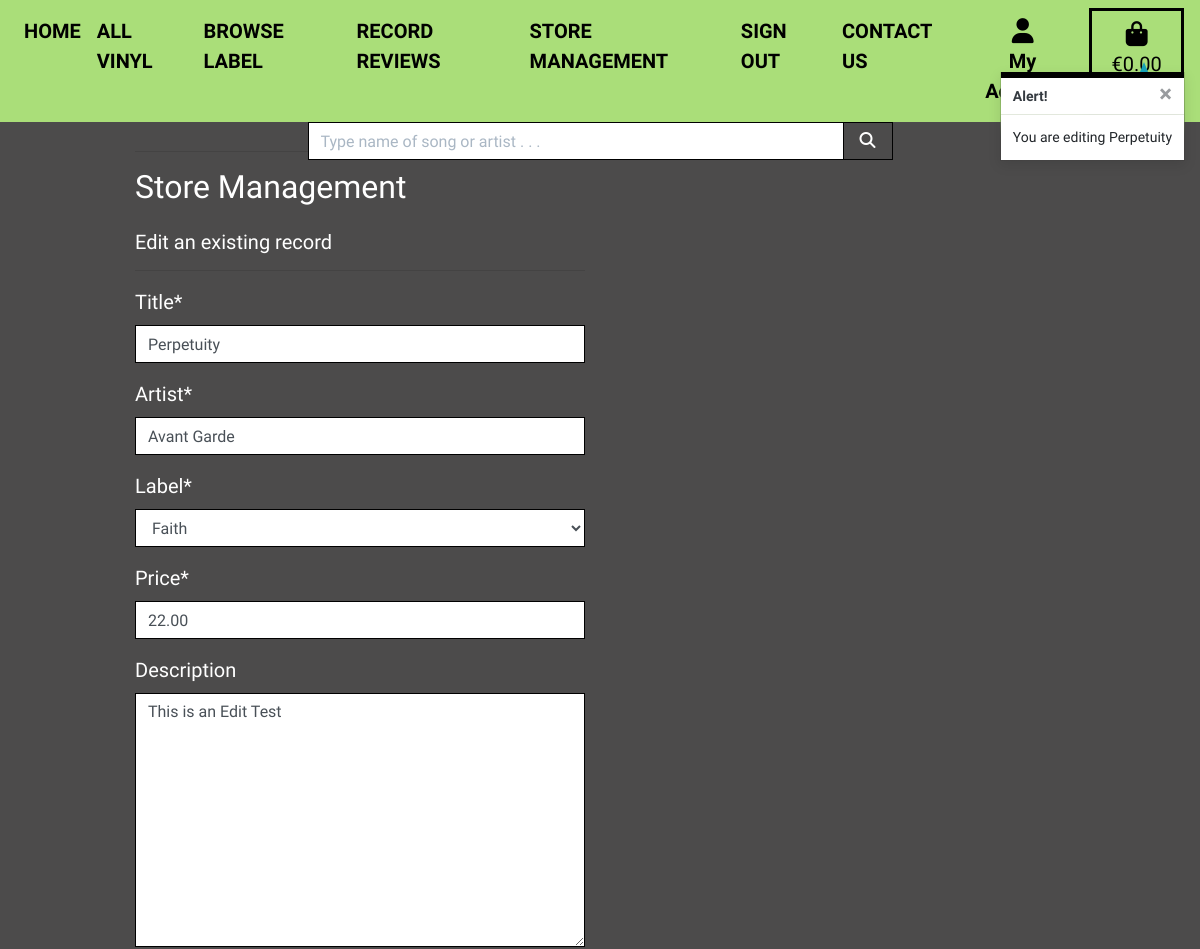
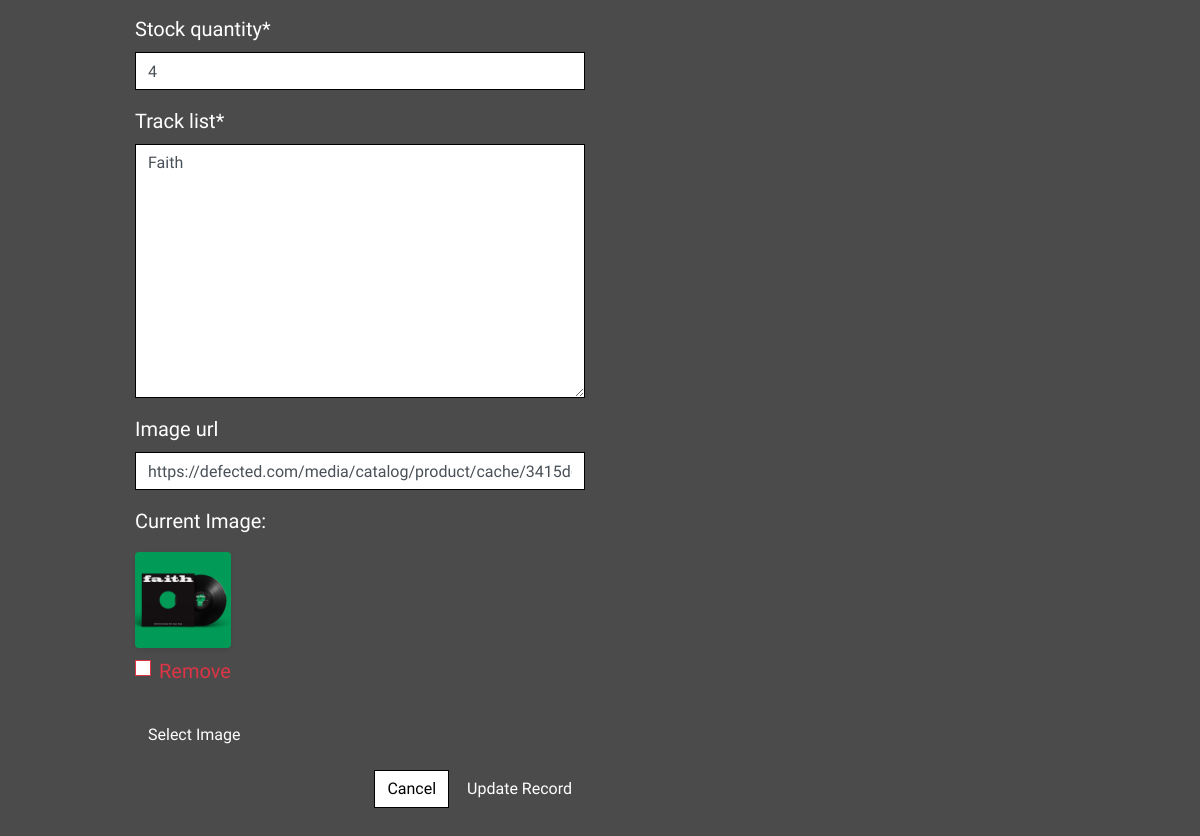
The app's page /products/edit/2/ (signed in), older data (2 pictures, top to bottom).
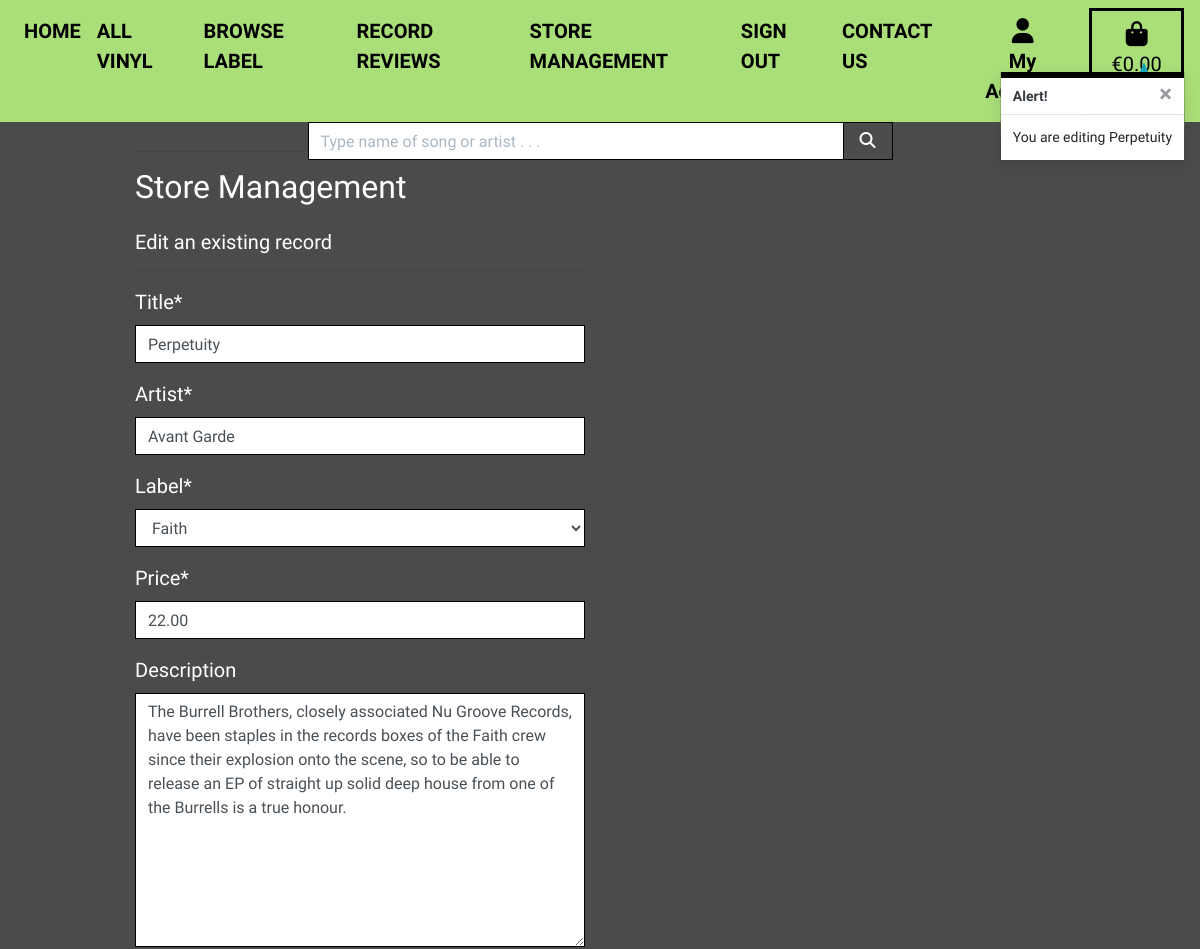
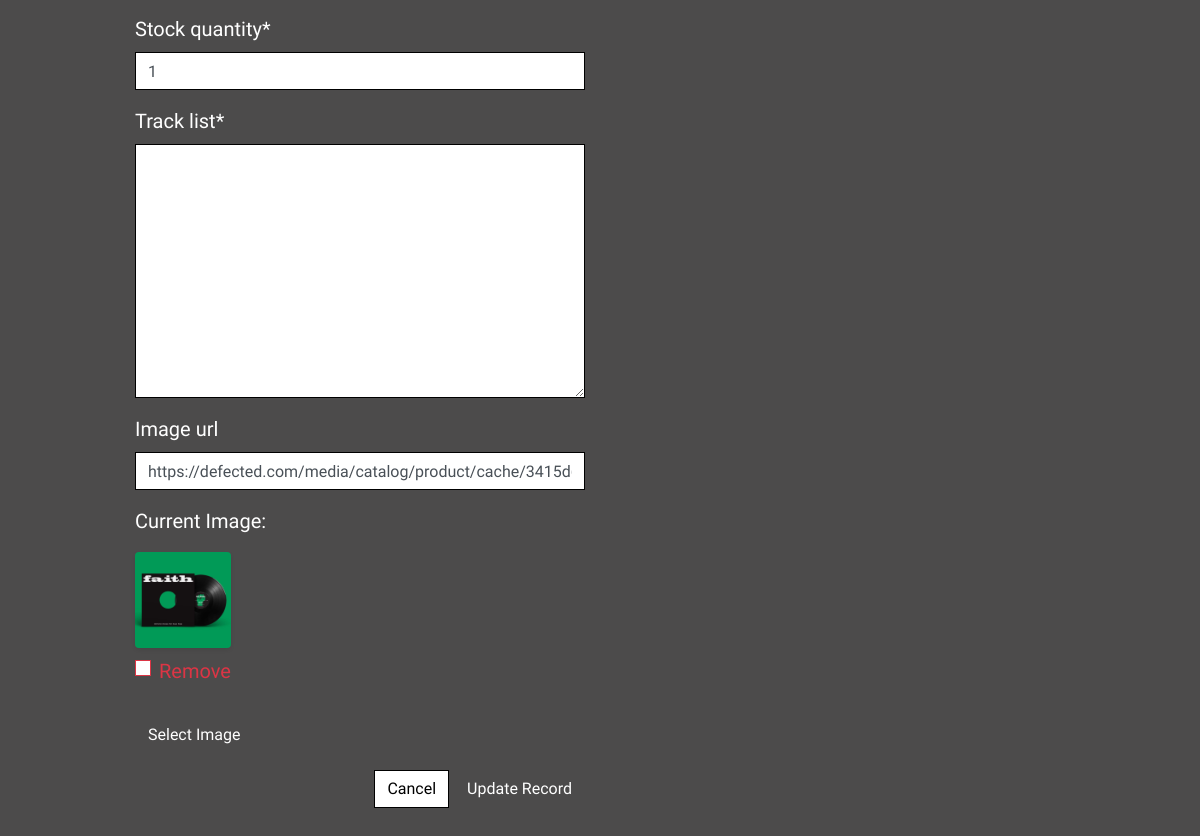
The same page, newer data (2 pictures, top to bottom).
### products/models.py (models this page shows, shortened)
class Record(models.Model):
    title = models.CharField(max_length=254)
    artist = models.CharField(max_length=254)
    label = models.ForeignKey(Label, on_delete=models.CASCADE)
    price = models.DecimalField(max_digits=4, decimal_places=2)
    description = models.TextField(null=True, blank=True)
    stock_quantity = models.IntegerField(default=1)
    track_list = models.TextField(default="Track")
    image_url = models.URLField(max_length=1024, null=True, blank=True)
    image = models.ImageField(null=True, blank=True)

### products/views.py (the view)
# urls.py: path('edit/<int:record_id>/', views.edit_product, name='edit_product'),
@login_required
def edit_product(request, record_id):
    if not request.user.is_superuser:
        messages.error(request, 'Sorry, only store Admin can do that.')
        return redirect(reverse('home'))
    record = get_object_or_404(Record, pk=record_id)
    if request.method == 'POST':
        form = ProductForm(request.POST, request.FILES, instance=record)
        if form.is_valid():
            form.save()
            messages.success(request, 'Successfully updated record!')
            return redirect(reverse('product_detail', args=[record.id]))
        else:
            messages.error(request, 'Failed to update record. Please ensure \
                the form is valid.')
    else:
        form = ProductForm(instance=record)
        messages.info(request, f'You are editing {record.title}')
    template = 'products/edit_product.html'
    context = {
        'form': form,
        'record': record,
    }
    return render(request, template, context)

### products/forms.py
class ProductForm(forms.ModelForm):
    class Meta:
        model = Record
        fields = '__all__'
    image = forms.ImageField(
        label='Image', required=False, widget=CustomClearableFileInput
    )
    def __init__(self, *args, **kwargs):
        super().__init__(*args, **kwargs)
        labels = Label.objects.all()
        friendly_names = [(l.id, l.get_friendly_name()) for l in labels]
        self.fields['label'].choices = friendly_names
        for field_name, field in self.fields.items():
            field.widget.attrs['class'] = 'border-black rounded-0'

### basket/contexts.py (called while the page is built, shortened)
def basket_contents(request):
    basket_items = []
    total = 0
    record_count = 0
    basket = request.session.get('basket', {})
    delivery = total * Decimal(settings.DELIVERY_PERCENTAGE / 100)
    grand_total = total + delivery
    context = {
        'basket_items': basket_items,
        'total': total,
        'record_count': record_count,
        'delivery': delivery,
        'grand_total': grand_total,
    }
    return context

### products/models.py (called while the page is built)
    def get_friendly_name(self):
        return self.friendly_name

### products/templates/products/edit_product.html (shortened to what this page needs)
{% extends "base.html" %}
{% load static %}
{% block page_header %}
    <div class="container header-container">
    </div>
{% endblock %}
{% block content %}
    <div class="container">
        <div class="row">
            <div class="col-12 col-md-6">
                <h2 class="logo-font text-white mb-4">Store Management</h2>
                <h5 class="text-white">Edit an existing record</h5>
                <hr>
            </div>
        </div>
        <div class="row">
            <div class="col-12 col-md-6">
                <form method="POST" action="{% url 'edit_product' record.id %}" class="form mb-2 text-white"
                    enctype="multipart/form-data">
                    {% for field in form %}
                        {% if field.name != 'image' %}
                            {{ field | as_crispy_field }}
                        {% else %}
                            {{ field }}
                        {% endif %}
                    {% endfor %}
                    <div class="text-right">
                        <a class="btn btn-outline-black rounded-0" href="{% url 'products' %}">Cancel</a>
                        <button class="btn btn-black rounded-0 text-white" type="submit">Update Record</button>
                    </div>
                </form>
            </div>
        </div>
    </div>
{% endblock %}

Row changes from the older to the newer data that the page shows:
changed Record "Perpetuity": description "This is an Edit Test" → "The Burrell Brothers, closely associated Nu Groove Records, have been staples in the records boxes of the Faith crew since their explosion onto the scene, so to be able to release an EP of straight up solid deep house from one of the Burrells is a true honour."; stock_quantity "4" → "1"; track_list "Faith" → (not shown)
